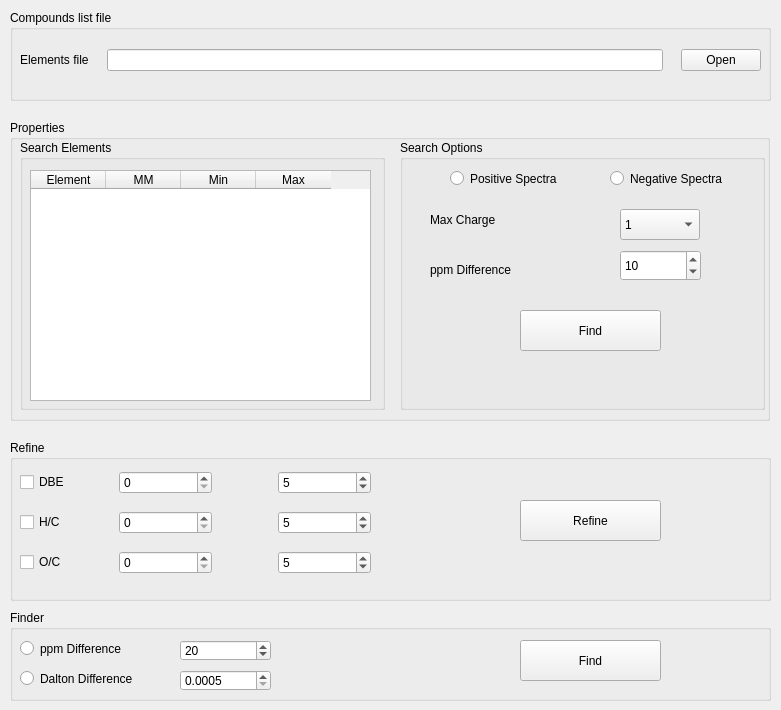
<?xml version="1.0" encoding="UTF-8"?>
<ui version="4.0">
 <class>MainWindow</class>
 <widget class="QMainWindow" name="MainWindow">
  <property name="geometry">
   <rect>
    <x>0</x>
    <y>0</y>
    <width>781</width>
    <height>710</height>
   </rect>
  </property>
  <property name="windowTitle">
   <string>MainWindow</string>
  </property>
  <widget class="QWidget" name="centralwidget">
   <widget class="QGroupBox" name="groupBox_2">
    <property name="geometry">
     <rect>
      <x>10</x>
      <y>120</y>
      <width>760</width>
      <height>301</height>
     </rect>
    </property>
    <property name="title">
     <string>Properties</string>
    </property>
    <widget class="QGroupBox" name="Option_GBox">
     <property name="geometry">
      <rect>
       <x>390</x>
       <y>20</y>
       <width>365</width>
       <height>270</height>
      </rect>
     </property>
     <property name="title">
      <string>Search Options</string>
     </property>
     <widget class="QRadioButton" name="Pos_RBtn">
      <property name="geometry">
       <rect>
        <x>50</x>
        <y>30</y>
        <width>141</width>
        <height>17</height>
       </rect>
      </property>
      <property name="text">
       <string>Positive Spectra</string>
      </property>
     </widget>
     <widget class="QRadioButton" name="Neg_RBtn">
      <property name="geometry">
       <rect>
        <x>210</x>
        <y>30</y>
        <width>141</width>
        <height>17</height>
       </rect>
      </property>
      <property name="layoutDirection">
       <enum>Qt::LeftToRight</enum>
      </property>
      <property name="autoFillBackground">
       <bool>false</bool>
      </property>
      <property name="text">
       <string>Negative Spectra</string>
      </property>
     </widget>
     <widget class="QSpinBox" name="ppm_SPbox">
      <property name="geometry">
       <rect>
        <x>220</x>
        <y>110</y>
        <width>81</width>
        <height>31</height>
       </rect>
      </property>
      <property name="value">
       <number>10</number>
      </property>
     </widget>
     <widget class="QPushButton" name="Search_btn">
      <property name="geometry">
       <rect>
        <x>120</x>
        <y>170</y>
        <width>141</width>
        <height>41</height>
       </rect>
      </property>
      <property name="text">
       <string>Find</string>
      </property>
     </widget>
     <widget class="QComboBox" name="charge_cBox">
      <property name="geometry">
       <rect>
        <x>220</x>
        <y>69</y>
        <width>80</width>
        <height>31</height>
       </rect>
      </property>
      <property name="currentIndex">
       <number>0</number>
      </property>
      <property name="maxCount">
       <number>5</number>
      </property>
      <item>
       <property name="text">
        <string>1</string>
       </property>
      </item>
      <item>
       <property name="text">
        <string>2</string>
       </property>
      </item>
      <item>
       <property name="text">
        <string>3</string>
       </property>
      </item>
      <item>
       <property name="text">
        <string>4</string>
       </property>
      </item>
      <item>
       <property name="text">
        <string>5</string>
       </property>
      </item>
     </widget>
     <widget class="QLabel" name="label">
      <property name="geometry">
       <rect>
        <x>30</x>
        <y>70</y>
        <width>101</width>
        <height>20</height>
       </rect>
      </property>
      <property name="text">
       <string>Max Charge</string>
      </property>
     </widget>
     <widget class="QLabel" name="label_2">
      <property name="geometry">
       <rect>
        <x>30</x>
        <y>120</y>
        <width>101</width>
        <height>20</height>
       </rect>
      </property>
      <property name="text">
       <string>ppm Difference</string>
      </property>
     </widget>
     <widget class="QLabel" name="Search_LB">
      <property name="geometry">
       <rect>
        <x>120</x>
        <y>220</y>
        <width>141</width>
        <height>31</height>
       </rect>
      </property>
      <property name="font">
       <font>
        <pointsize>12</pointsize>
        <weight>75</weight>
        <bold>true</bold>
       </font>
      </property>
      <property name="text">
       <string/>
      </property>
      <property name="alignment">
       <set>Qt::AlignCenter</set>
      </property>
     </widget>
    </widget>
    <widget class="QGroupBox" name="groupBox_4">
     <property name="geometry">
      <rect>
       <x>10</x>
       <y>20</y>
       <width>365</width>
       <height>270</height>
      </rect>
     </property>
     <property name="title">
      <string>Search Elements</string>
     </property>
     <widget class="QTableWidget" name="tableWidget">
      <property name="geometry">
       <rect>
        <x>10</x>
        <y>30</y>
        <width>341</width>
        <height>231</height>
       </rect>
      </property>
      <property name="autoFillBackground">
       <bool>false</bool>
      </property>
      <attribute name="horizontalHeaderCascadingSectionResizes">
       <bool>false</bool>
      </attribute>
      <attribute name="horizontalHeaderDefaultSectionSize">
       <number>75</number>
      </attribute>
      <attribute name="horizontalHeaderStretchLastSection">
       <bool>false</bool>
      </attribute>
      <attribute name="verticalHeaderStretchLastSection">
       <bool>false</bool>
      </attribute>
      <column>
       <property name="text">
        <string>Element</string>
       </property>
      </column>
      <column>
       <property name="text">
        <string>MM</string>
       </property>
      </column>
      <column>
       <property name="text">
        <string>Min</string>
       </property>
      </column>
      <column>
       <property name="text">
        <string>Max</string>
       </property>
      </column>
     </widget>
    </widget>
   </widget>
   <widget class="QGroupBox" name="gBox_SearchMethod">
    <property name="geometry">
     <rect>
      <x>10</x>
      <y>10</y>
      <width>761</width>
      <height>91</height>
     </rect>
    </property>
    <property name="title">
     <string>Compounds list file</string>
    </property>
    <property name="flat">
     <bool>false</bool>
    </property>
    <property name="checkable">
     <bool>false</bool>
    </property>
    <widget class="QWidget" name="gridLayoutWidget_4">
     <property name="geometry">
      <rect>
       <x>10</x>
       <y>20</y>
       <width>741</width>
       <height>61</height>
      </rect>
     </property>
     <layout class="QGridLayout" name="files_selectro_Layout_3">
      <property name="bottomMargin">
       <number>0</number>
      </property>
      <property name="horizontalSpacing">
       <number>18</number>
      </property>
      <property name="verticalSpacing">
       <number>6</number>
      </property>
      <item row="0" column="2">
       <widget class="QPushButton" name="EC_Open_btn">
        <property name="text">
         <string>Open</string>
        </property>
       </widget>
      </item>
      <item row="0" column="1">
       <widget class="QLineEdit" name="EC_line"/>
      </item>
      <item row="0" column="0">
       <widget class="QLabel" name="EC_label">
        <property name="text">
         <string>Elements file</string>
        </property>
       </widget>
      </item>
     </layout>
    </widget>
   </widget>
   <widget class="QGroupBox" name="Refine_GBox">
    <property name="geometry">
     <rect>
      <x>10</x>
      <y>440</y>
      <width>761</width>
      <height>161</height>
     </rect>
    </property>
    <property name="title">
     <string>Refine</string>
    </property>
    <widget class="QWidget" name="gridLayoutWidget">
     <property name="geometry">
      <rect>
       <x>10</x>
       <y>20</y>
       <width>351</width>
       <height>126</height>
      </rect>
     </property>
     <layout class="QGridLayout" name="gridLayout">
      <item row="0" column="0">
       <widget class="QCheckBox" name="DBE_CBox">
        <property name="text">
         <string>DBE </string>
        </property>
       </widget>
      </item>
      <item row="2" column="3">
       <widget class="QSpinBox" name="OC_max_SBox">
        <property name="value">
         <number>5</number>
        </property>
       </widget>
      </item>
      <item row="0" column="1">
       <widget class="QSpinBox" name="DBE_min_SBox">
        <property name="frame">
         <bool>true</bool>
        </property>
        <property name="value">
         <number>0</number>
        </property>
       </widget>
      </item>
      <item row="0" column="3">
       <widget class="QSpinBox" name="DBE_max_SBox">
        <property name="value">
         <number>5</number>
        </property>
       </widget>
      </item>
      <item row="1" column="1">
       <widget class="QSpinBox" name="HC_min_SBox">
        <property name="value">
         <number>0</number>
        </property>
       </widget>
      </item>
      <item row="1" column="3">
       <widget class="QSpinBox" name="HC_max_SBox">
        <property name="value">
         <number>5</number>
        </property>
       </widget>
      </item>
      <item row="2" column="1">
       <widget class="QSpinBox" name="OC_min_SBox">
        <property name="value">
         <number>0</number>
        </property>
       </widget>
      </item>
      <item row="2" column="0">
       <widget class="QCheckBox" name="OC_CBox">
        <property name="text">
         <string>O/C</string>
        </property>
       </widget>
      </item>
      <item row="1" column="0">
       <widget class="QCheckBox" name="HC_CBox">
        <property name="text">
         <string>H/C</string>
        </property>
       </widget>
      </item>
      <item row="0" column="2">
       <spacer name="horizontalSpacer">
        <property name="orientation">
         <enum>Qt::Horizontal</enum>
        </property>
        <property name="sizeType">
         <enum>QSizePolicy::Fixed</enum>
        </property>
        <property name="sizeHint" stdset="0">
         <size>
          <width>60</width>
          <height>20</height>
         </size>
        </property>
       </spacer>
      </item>
     </layout>
    </widget>
    <widget class="QPushButton" name="Refine_btn">
     <property name="geometry">
      <rect>
       <x>510</x>
       <y>60</y>
       <width>141</width>
       <height>41</height>
      </rect>
     </property>
     <property name="text">
      <string>Refine</string>
     </property>
    </widget>
    <widget class="QLabel" name="Refine_LB">
     <property name="geometry">
      <rect>
       <x>510</x>
       <y>110</y>
       <width>141</width>
       <height>31</height>
      </rect>
     </property>
     <property name="font">
      <font>
       <pointsize>12</pointsize>
       <weight>75</weight>
       <bold>true</bold>
      </font>
     </property>
     <property name="text">
      <string/>
     </property>
     <property name="alignment">
      <set>Qt::AlignCenter</set>
     </property>
    </widget>
   </widget>
   <widget class="QGroupBox" name="IsoFinder_GBox">
    <property name="geometry">
     <rect>
      <x>10</x>
      <y>610</y>
      <width>761</width>
      <height>91</height>
     </rect>
    </property>
    <property name="title">
     <string>Finder</string>
    </property>
    <widget class="QPushButton" name="IsoFind_btn">
     <property name="geometry">
      <rect>
       <x>510</x>
       <y>30</y>
       <width>141</width>
       <height>41</height>
      </rect>
     </property>
     <property name="text">
      <string>Find</string>
     </property>
    </widget>
    <widget class="QDoubleSpinBox" name="dalton_SPbox">
     <property name="geometry">
      <rect>
       <x>170</x>
       <y>60</y>
       <width>91</width>
       <height>21</height>
      </rect>
     </property>
     <property name="decimals">
      <number>4</number>
     </property>
     <property name="minimum">
      <double>0.000500000000000</double>
     </property>
     <property name="singleStep">
      <double>0.000100000000000</double>
     </property>
    </widget>
    <widget class="QSpinBox" name="ppm_SPbox_2">
     <property name="geometry">
      <rect>
       <x>170</x>
       <y>30</y>
       <width>91</width>
       <height>21</height>
      </rect>
     </property>
     <property name="value">
      <number>20</number>
     </property>
    </widget>
    <widget class="QRadioButton" name="ppm_RBtn">
     <property name="geometry">
      <rect>
       <x>10</x>
       <y>30</y>
       <width>141</width>
       <height>17</height>
      </rect>
     </property>
     <property name="text">
      <string>ppm Difference</string>
     </property>
    </widget>
    <widget class="QRadioButton" name="dalton_RBtn">
     <property name="geometry">
      <rect>
       <x>10</x>
       <y>60</y>
       <width>151</width>
       <height>17</height>
      </rect>
     </property>
     <property name="text">
      <string>Dalton Difference</string>
     </property>
    </widget>
   </widget>
  </widget>
 </widget>
 <resources/>
 <connections/>
</ui>
